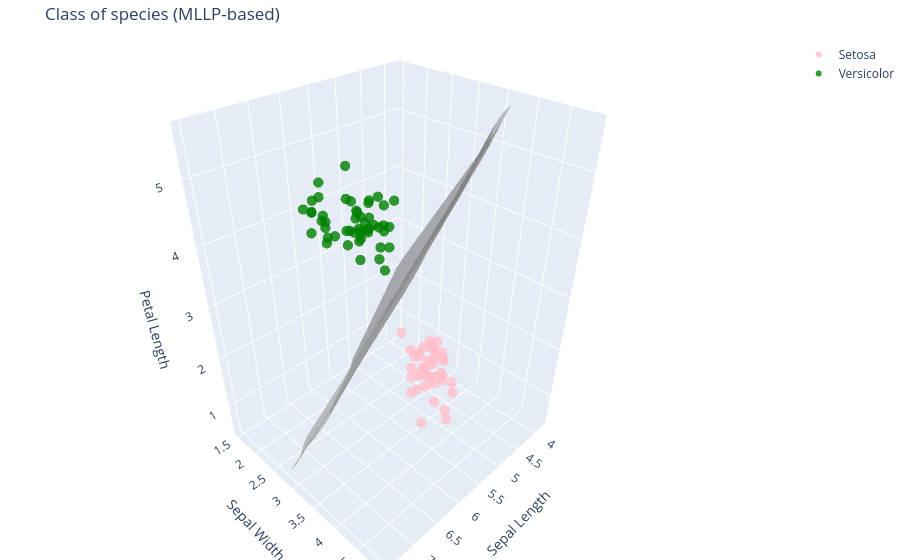

Here is the notebook cell this chart was saved with:
### Markdown cell above
### MLP Classification through binary partiction of R<sup>3</sup> space

### Code cell
# use same iris data loaded from before


# 3 features for 3D plotting are in X_3d and labels in y_binary

# scale features
scaler = StandardScaler()
X_scaled = scaler.fit_transform(X_3d)


# train
# Using 2 hidden layers to allow for a curved boundary
clf_mlp = MLPClassifier(hidden_layer_sizes=(16, 8), activation='relu', max_iter=2000, random_state=42)
clf_mlp.fit(X_scaled, y_binary)

# create a 3D meshgrid for decision volume
# We generate the grid based on the original unscaled data so the plot axes remain readable
grid_resolution = 30 
x_min, x_max = X_3d[:, 0].min() - 0.5, X_3d[:, 0].max() + 0.5
y_min, y_max = X_3d[:, 1].min() - 0.5, X_3d[:, 1].max() + 0.5
z_min, z_max = X_3d[:, 2].min() - 0.5, X_3d[:, 2].max() + 0.5

xx, yy, zz = np.meshgrid(
    np.linspace(x_min, x_max, grid_resolution),
    np.linspace(y_min, y_max, grid_resolution),
    np.linspace(z_min, z_max, grid_resolution)
)

# flat  3D grid, scale, and predict probabilities
grid_points = np.c_[xx.ravel(), yy.ravel(), zz.ravel()]
grid_points_scaled = scaler.transform(grid_points)

# Get the probability that a point belongs to Class 1 (Versicolor)
probs = clf_mlp.predict_proba(grid_points_scaled)[:, 1]
probs = probs.reshape(xx.shape)

# plot
fig = go.Figure()

# Setosa points
fig.add_trace(go.Scatter3d(
    x=X_3d[y_binary == 0, 0],
    y=X_3d[y_binary == 0, 1],
    z=X_3d[y_binary == 0, 2],
    mode='markers',
    marker=dict(size=6, color='pink', opacity=0.8),
    name='Setosa'
))

# Versicolor points
fig.add_trace(go.Scatter3d(
    x=X_3d[y_binary == 1, 0],
    y=X_3d[y_binary == 1, 1],
    z=X_3d[y_binary == 1, 2],
    mode='markers',
    marker=dict(size=6, color='green', opacity=0.8),
    name='Versicolor'
))

# decision boundary as  Isosurface where probability = .5
fig.add_trace(go.Isosurface(
    x=xx.flatten(), 
    y=yy.flatten(), 
    z=zz.flatten(),
    value=probs.flatten(),
    isomin=0.5, 
    isomax=0.5,           # draw surface at 50% probability threshold
    opacity=0.6,
    surface=dict(count=1),
    colorscale='Greys',
    caps=dict(x_show=False, y_show=False, z_show=False),
    showscale=False,
    name='Decision Boundary'
))

# con fig plot
fig.update_layout(
    title='Class of species (MLLP-based)',
    scene=dict(
        xaxis_title='Sepal Length',
        yaxis_title='Sepal Width',
        zaxis_title='Petal Length'
    ),
    margin=dict(l=0, r=0, b=0, t=40)
)

# show
fig.show()

### Figure 1 — Plotly figure (JSON) as saved in the notebook; plotly's stock layout.template omitted (floating-point values rounded to 4 significant figures; data arrays with more than 128 entries replaced by an {"elided": "..."} marker saying what was removed)
{"data": [{"marker": {"color": "pink", "opacity": 0.8, "size": 6}, "mode": "markers", "name": "Setosa", "type": "scatter3d", "x": [5.1, 4.9, 4.7, 4.6, 5.0, 5.4, 4.6, 5.0, 4.4, 4.9, 5.4, 4.8, 4.8, 4.3, 5.8, 5.7, 5.4, 5.1, 5.7, 5.1, 5.4, 5.1, 4.6, 5.1, 4.8, 5.0, 5.0, 5.2, 5.2, 4.7, 4.8, 5.4, 5.2, 5.5, 4.9, 5.0, 5.5, 4.9, 4.4, 5.1, 5.0, 4.5, 4.4, 5.0, 5.1, 4.8, 5.1, 4.6, 5.3, 5.0], "y": [3.5, 3.0, 3.2, 3.1, 3.6, 3.9, 3.4, 3.4, 2.9, 3.1, 3.7, 3.4, 3.0, 3.0, 4.0, 4.4, 3.9, 3.5, 3.8, 3.8, 3.4, 3.7, 3.6, 3.3, 3.4, 3.0, 3.4, 3.5, 3.4, 3.2, 3.1, 3.4, 4.1, 4.2, 3.1, 3.2, 3.5, 3.6, 3.0, 3.4, 3.5, 2.3, 3.2, 3.5, 3.8, 3.0, 3.8, 3.2, 3.7, 3.3], "z": [1.4, 1.4, 1.3, 1.5, 1.4, 1.7, 1.4, 1.5, 1.4, 1.5, 1.5, 1.6, 1.4, 1.1, 1.2, 1.5, 1.3, 1.4, 1.7, 1.5, 1.7, 1.5, 1.0, 1.7, 1.9, 1.6, 1.6, 1.5, 1.4, 1.6, 1.6, 1.5, 1.5, 1.4, 1.5, 1.2, 1.3, 1.4, 1.3, 1.5, 1.3, 1.3, 1.3, 1.6, 1.9, 1.4, 1.6, 1.4, 1.5, 1.4]}, {"marker": {"color": "green", "opacity": 0.8, "size": 6}, "mode": "markers", "name": "Versicolor", "type": "scatter3d", "x": [7.0, 6.4, 6.9, 5.5, 6.5, 5.7, 6.3, 4.9, 6.6, 5.2, 5.0, 5.9, 6.0, 6.1, 5.6, 6.7, 5.6, 5.8, 6.2, 5.6, 5.9, 6.1, 6.3, 6.1, 6.4, 6.6, 6.8, 6.7, 6.0, 5.7, 5.5, 5.5, 5.8, 6.0, 5.4, 6.0, 6.7, 6.3, 5.6, 5.5, 5.5, 6.1, 5.8, 5.0, 5.6, 5.7, 5.7, 6.2, 5.1, 5.7], "y": [3.2, 3.2, 3.1, 2.3, 2.8, 2.8, 3.3, 2.4, 2.9, 2.7, 2.0, 3.0, 2.2, 2.9, 2.9, 3.1, 3.0, 2.7, 2.2, 2.5, 3.2, 2.8, 2.5, 2.8, 2.9, 3.0, 2.8, 3.0, 2.9, 2.6, 2.4, 2.4, 2.7, 2.7, 3.0, 3.4, 3.1, 2.3, 3.0, 2.5, 2.6, 3.0, 2.6, 2.3, 2.7, 3.0, 2.9, 2.9, 2.5, 2.8], "z": [4.7, 4.5, 4.9, 4.0, 4.6, 4.5, 4.7, 3.3, 4.6, 3.9, 3.5, 4.2, 4.0, 4.7, 3.6, 4.4, 4.5, 4.1, 4.5, 3.9, 4.8, 4.0, 4.9, 4.7, 4.3, 4.4, 4.8, 5.0, 4.5, 3.5, 3.8, 3.7, 3.9, 5.1, 4.5, 4.5, 4.7, 4.4, 4.1, 4.0, 4.4, 4.6, 4.0, 3.3, 4.2, 4.2, 4.2, 4.3, 3.0, 4.1]}, {"caps": {"x": {"show": false}, "y": {"show": false}, "z": {"show": false}}, "colorscale": [[0, "rgb(255,255,255)"], [0.125, "rgb(240,240,240)"], [0.25, "rgb(217,217,217)"], [0.375, "rgb(189,189,189)"], [0.5, "rgb(150,150,150)"], [0.625, "rgb(115,115,115)"], [0.75, "rgb(82,82,82)"], [0.875, "rgb(37,37,37)"], [1, "rgb(0,0,0)"]], "isomax": 0.5, "isomin": 0.5, "name": "Decision Boundary", "opacity": 0.6, "showscale": false, "surface": {"count": 1}, "type": "isosurface", "value": {"elided": "27000 float values"}, "x": {"elided": "27000 float values"}, "y": {"elided": "27000 float values"}, "z": {"elided": "27000 float values"}}], "layout": {"margin": {"b": 0, "l": 0, "r": 0, "t": 40}, "scene": {"xaxis": {"title": {"text": "Sepal Length"}}, "yaxis": {"title": {"text": "Sepal Width"}}, "zaxis": {"title": {"text": "Petal Length"}}}, "title": {"text": "Class of species (MLLP-based)"}}}
